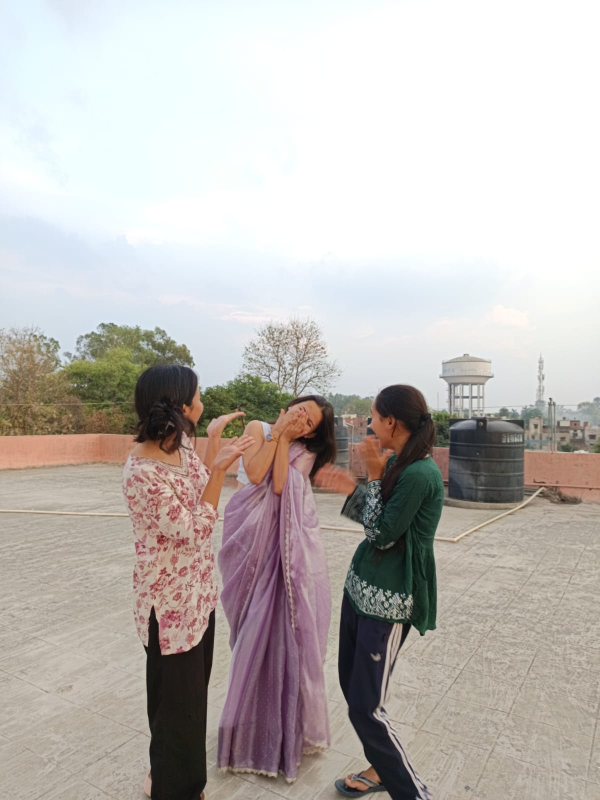
#> input picture projects/gif/images/test.png, 1200 x 1600 px (shown at 1/2 size); its folder holds only this picture in this run
$ python creat.py
#> lines starting #> are read from the running program, lines starting #| are printed output that depends on the picture
import imageio.v3 as iio
from PIL import Image
import os

frames = []
SIZE = (400, 400)  # pick ONE size

for file in sorted(os.listdir("images")):
    if file.endswith((".png", ".jpg", ".jpeg")):
        img = Image.open(os.path.join("images", file)).convert("RGB")
#> img is the input picture: PIL image 1200x1600 RGB; mean R, G, B 189.3, 184.2, 180.4
        img = img.resize(SIZE)
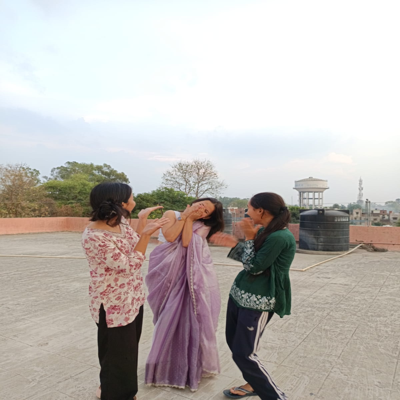
#> img: PIL image 400x400 RGB; mean R, G, B 189.3, 184.2, 180.4
        frames.append(img)

iio.imwrite(
    "test.gif",
    frames,
    duration=0.5,  # seconds (imageio uses seconds, not ms)
    loop=0
)

print("GIF created successfully")
